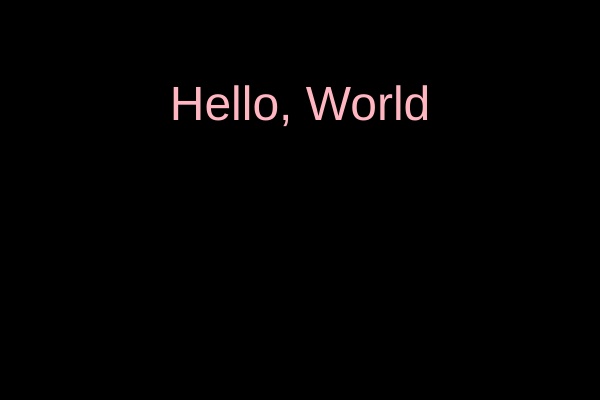
Frame 1 (no input)
Frame 60 (no input): identical to frame 1, image omitted
Frame 120 (the mouse pressed at the canvas centre since frame 60): identical to frame 1, image omitted

The p5.js sketch that drew this single still picture (run headless with seeded random() and noise() and a simulated clock; from frame 60 on, the mouse is pressed at the canvas centre):

// p5.js sketch
// ── sketch.js

// Setup code goes here
function setup() {
  createCanvas(600, 400);

  textSize(48);
  textAlign(CENTER);
 }


// Draw code goes here
function draw() {
  background(0);

  fill(255,182,193);
  text('Hello, World', width/2, 120);
}
